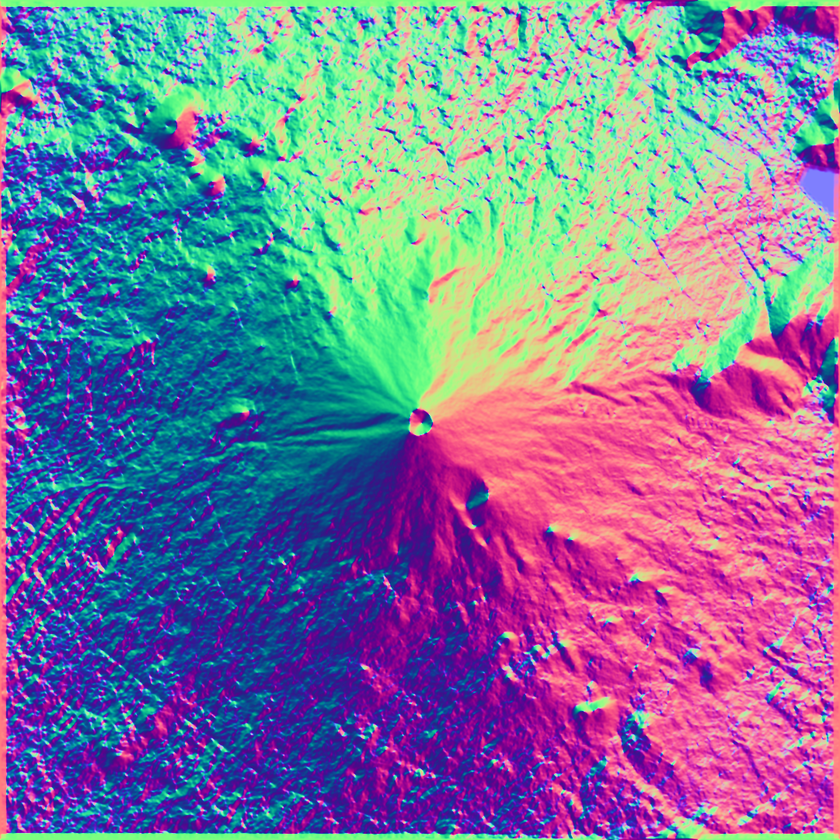
#> input picture normalmap.png, 840 x 840 px, shrunk from 1081 x 1081 before the run
$ python height2normal.py normalmap.png   (older library calls are emulated)
#> lines starting #> are read from the running program, lines starting #| are printed output that depends on the picture
#!/usr/bin/env python3
# -*- coding: utf-8 -*-

from argparse import ArgumentParser
from argparse import RawTextHelpFormatter
import textwrap
from PIL import Image
import numpy as np
from numpy.lib.stride_tricks import as_strided

if __name__ == '__main__':
    parser = ArgumentParser(description= 'convert height-map to normal-map.',
                            formatter_class=RawTextHelpFormatter)
    parser.add_argument('infile', type = str, metavar='FILE',
                        help=textwrap.dedent('''\
                            input file name of height-map PNG image.
                            input image should be grayscale.
                            given rgb image will be converted as grayscale'''))
    parser.add_argument('-n', '--normal', type = str, default = 'normalmap.png',
                        metavar='FILE', dest='normalfile',
                        help=textwrap.dedent("""\
                            output file name of normal-map PNG image.
                            file name extension must be '.png'."""))
    parser.add_argument('-z', '--zangle', type = str, default = 'zanglemap.png',
                        metavar='FILE', dest='zanglemap',
                        help=textwrap.dedent("""\
                            output file name of z-angle-map PNG image.
                            file name extension must be '.png'."""))
    parser.add_argument('-t', '--tapnum', type = int, default = 15,
                        dest='tapnum',
                        help=textwrap.dedent('''\
                            tap num of interpolation filter.
                            it must be 3 or more odd int num.'''))
    parser.add_argument('-r', '--vhratio', type = float, default = 20.,
                        dest='vhratio',
                        help=textwrap.dedent('''\
                            Vertical/Horizontal ratio.
                            it must be positive real num.'''))
    parser.add_argument('-d', '--difference', type = float, default = 1e-10,
                        dest='diff',
                        help=textwrap.dedent('''\
                            difference value of differential.
                            it must be 0.1 or less small positive real num.'''))
    parser.add_argument('-g', '--gamma', type = float, default = 0.1,
                        dest='gamma',
                        help=textwrap.dedent('''\
                            gamma value for z-angle image.
                            it must be positive real num.'''))
    parser.add_argument('-e', '--expand', type = int, default = 0,
                        dest='expand',
                        help=textwrap.dedent('''\
                            Image expand method.
                            0: use opposit side image as tile
                            1: use edge pixel repetition'''))
    parser.add_argument('-b', '--blur', type = int, default = 7,
                        dest='blur',
                        help=textwrap.dedent('''\
                            use blur or not.
                            0: not use
                            3 or more odd int num: use blur
                            when blur is used, num is size of kernel matrix'''))
    parser.add_argument('-s', '--sigma', type = float, default = 1.,
                        dest='sigma',
                        help=textwrap.dedent('''\
                            sigma value for Gaussian Blur.
                            it must be positive real num'''))
    args = parser.parse_args()
    inputfile = args.infile
    outputfile1 = args.normalfile
    outputfile2 = args.zanglemap

    # check parameters
    TAP = args.tapnum
    TAP2 = TAP//2
    if TAP >= 3 and TAP%2 == 1:
        print("interpolation filter TAP: {}".format(TAP))
    else:
        print("invalid TAP num is {}".format(TAP))
        print("--tapnum must be 3 or more odd int num")
        exit()

    KSIZE = args.blur
    SIGMA = args.sigma
    if KSIZE == 0:
        print("blur filter is not applied")
    elif KSIZE >= 3 and KSIZE%2 == 1:
        print("kernel matrix size for blur: {}x{}".format(KSIZE, KSIZE))
        if SIGMA > 0.:
            print("sigma value of Gaussian Blur: {}".format(SIGMA))
        else:
            print("invalid sigma value of Gaussian Blur: {}".format(SIGMA))
            print("--sigma value must be positive real num")
            exit()
    else:
        print("invalid blur kernel matrix num: {}".format(KSIZE))
        print("--blur must be 3 or more odd int num if it's requierd")
        print("or not requierd, it must be 0 int num")
        exit()

    D = args.diff
    if D > 0. and D <= 0.1:
        print("difference num: {}".format(D))
    else:
        print("invalid num of Difference num {}".format(D))
        print("--diff must be 0.1 or less small positive real num")
        exit()
    LT128 = 2.**7.-D
    LT65536 = 2.**16.-D

    GAMMA = args.gamma
    if GAMMA > 0.:
        print("gamma value for z-angle image: {}".format(GAMMA))
    else:
        print("invalid num of gamma value {}".format(GAMMA))
        print("--gamma must be positive real num")
        exit()

    EMETHOD = args.expand
    if EMETHOD != 1 and EMETHOD !=0:
        print("invalid num of Image expand method:{}".format(EMETHOD))
        print("--expand must be 0 or 1 int num")
        exit()

    VHRATIO = args.vhratio
    if VHRATIO > 0.:
        print("Vertical/Horizontal Ratio:", VHRATIO)
    else:
        print("invalid num of V/H Ratio {}".format(VHRATIO))
        print("--vhratio must be positive real num")
        exit()

    # then load image and check it
    image = Image.open(inputfile)
#> image is the input picture: PIL image 840x840 RGB; mean R, G, B 125.8, 119.9, 156
    if image.format != 'PNG':
        print("input image must be PNG")
        exit()
    print("input image format is", image.format)
#| input image format is PNG

    if image.mode == 'I':
        print("input image mode is 16bit grayscale")
        height = np.array(image, np.float)
    elif image.mode == 'L':
        print("input image mode is 8bit grayscale")
        height = np.array(image, np.float)*2.**8.
    elif image.mode == '1':
        print("input image mode is 1bit black/white")
        height = np.array(image, np.float)*2.**16.
    elif image.mode == 'RGB' or image.mode == 'RGBA':
        # convert rgb image to grayscale using ITU-R Rec BT.601
        tmp = np.array(image, np.float)
        R = 0.299
        G = 0.587
        B = 0.114
        height = (tmp[:, :, 0]*R+tmp[:, :, 1]*G+tmp[:, :, 2]*B)*2.**8.
        print("input image mode is 24bit color")
        print("convert to grayscale")
    else:
        print("not supported image mode type:{}".format(image.mode))
        exit()
    print("input image size: {}".format(image.size))
#| input image size: (840, 840)
    print("input image value range: {}".format(image.getextrema()))
#| input image value range: ((0, 255), (0, 255), (121, 255))

    if image.mode != 'I':
        print("expand to 16 bit depth")

    height = height/VHRATIO

    # Expand image for TAPs
    EXP = TAP2+KSIZE//2
    if EMETHOD == 1:
        print("enlarge image with edge pixel repetition.")
        # for x axis
        exp1 = np.tile(height[:, [0]], (1, EXP))
        exp2 = np.tile(height[:, [-1]], (1, EXP))
        height = np.concatenate([exp1, height, exp2], 1)

        # for y axis
        exp1 = np.tile(height[[0], :], (EXP, 1))
        exp2 = np.tile(height[[-1], :], (EXP, 1))
        height = np.concatenate([exp1, height, exp2], 0)
    else:
        print("enlarge image with opposit side image as tile.")
        # for x axis
        exp1 = height[:, -1-EXP:-1]
        exp2 = height[:, 0:EXP]
        height = np.concatenate([exp1, height, exp2], 1)
#> height: shape (840, 860) float64

        # for y axis
        exp1 = height[-1-EXP:-1, :]
        exp2 = height[0:EXP, :]
        height = np.concatenate([exp1, height, exp2], 0)
#> height: shape (860, 860) float64

    # applay Gaussian Blur filter if it's requierd
    if KSIZE != 0:
        # make Gaussian Blur kernel matrix
        vec = np.linspace(-float(KSIZE//2), float(KSIZE//2), KSIZE)
        xx, yy = np.meshgrid(vec, vec)
        kernel = np.exp(-0.5*(xx**2.+yy**2.)/SIGMA**2.)
        kernel /= np.sum(kernel)

        # convolve each pixels with Gaussian Blur kernel matrix
        new_shape = tuple(np.subtract(height.shape, kernel.shape)+1)
#> new_shape = (854, 854)
        view = as_strided(height, kernel.shape+new_shape, height.strides*2)
        height = np.einsum('ij,ijkl->kl', kernel, view)
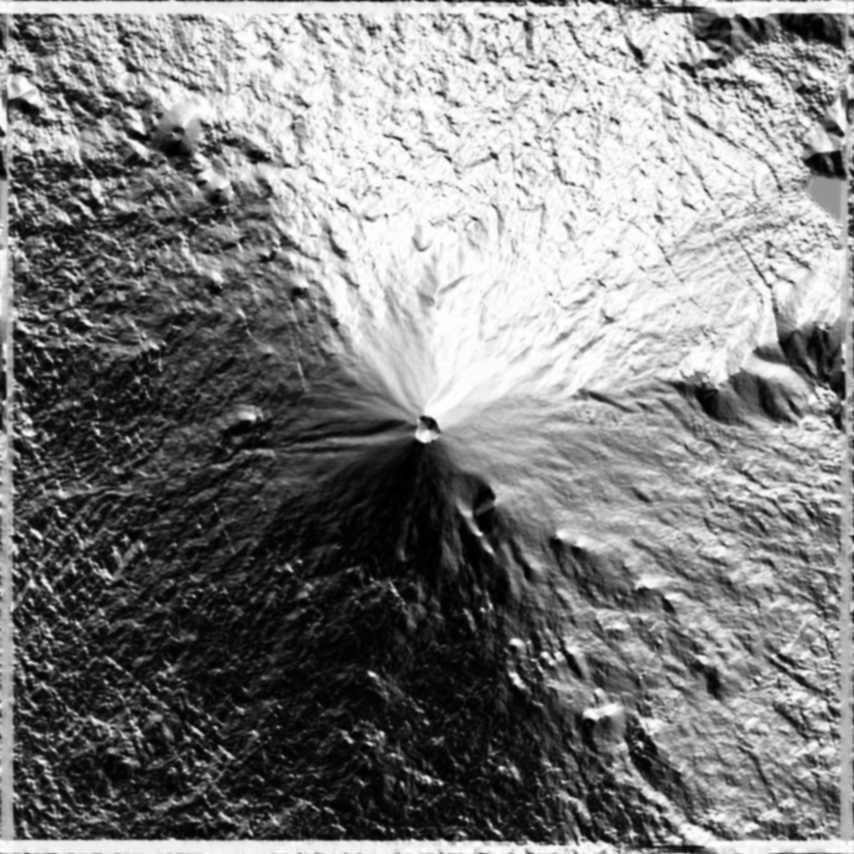
#> height: shape (854, 854) float64; min 547.3, max 2713.3, mean 1625.2; drawn with min black and max white

    # make filter vector for interpolation as truncated sinc
    Vl = np.linspace(float(-TAP2), float(TAP2), TAP2*2+1)
    Vsn = np.sinc(Vl-D) # for negative nearest neighbor point
    Vsp = np.sinc(Vl+D) # for positive nearest neighbor point

    # make initialization vector for xyz vector arary elements
    rsz = np.zeros((height.shape[0]-TAP2*2, height.shape[1]-TAP2*2))
    rsd = np.full((height.shape[0]-TAP2*2, height.shape[1]-TAP2*2), D*2)

    # Differentiate the heightmap and make xyz vector array
    #  for y-axis
    rsp_y = rsz.T.copy()
    rsn_y = rsz.T.copy()
    for x in range(height.shape[1]-TAP2*2):
        rsp_y[x] = np.convolve(height.T[x+TAP2], Vsp, mode='valid')
        rsn_y[x] = np.convolve(height.T[x+TAP2], Vsn, mode='valid')
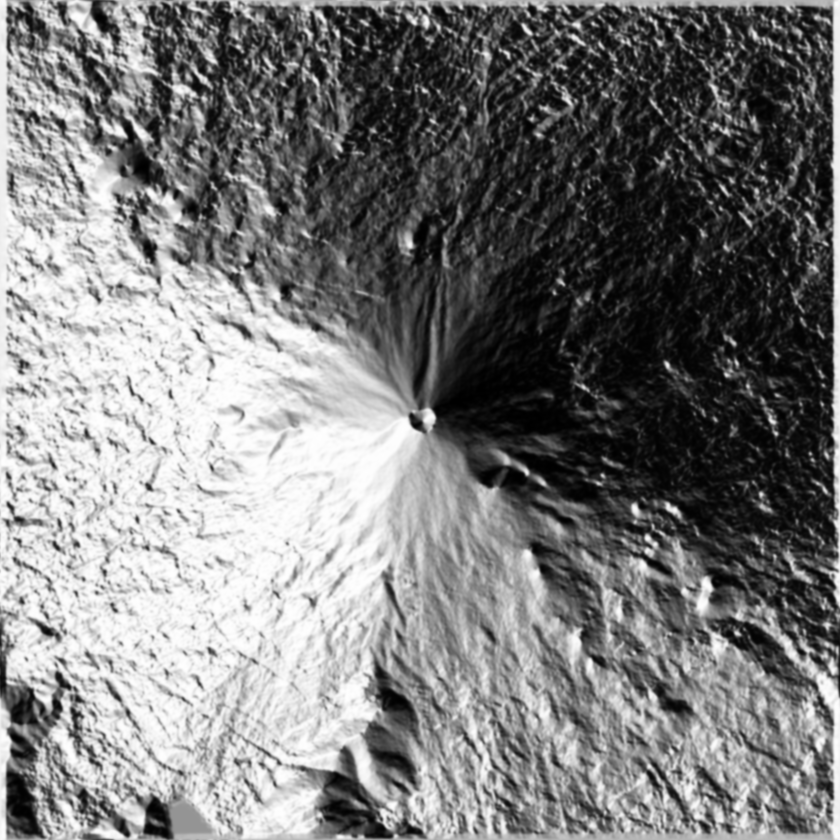
#> rsn_y: shape (840, 840) float64; min 547.3, max 2713.3, mean 1610.4; drawn with min black and max white
    xyz_dy = np.stack([rsz, rsd, rsn_y.T-rsp_y.T], axis=-1)

    #  for x-axis
    rsp_x = rsz.copy()
    rsn_x = rsz.copy()
    for y in range(height.shape[0]-TAP2*2):
        rsp_x[y] = np.convolve(height[y+TAP2], Vsp, mode='valid')
        rsn_x[y] = np.convolve(height[y+TAP2], Vsn, mode='valid')
    xyz_dx = np.stack([rsd, rsz, rsp_x-rsn_x], axis=-1)

    # make normal-map image and z-angle-map image
    cross = np.cross(xyz_dx, xyz_dy)
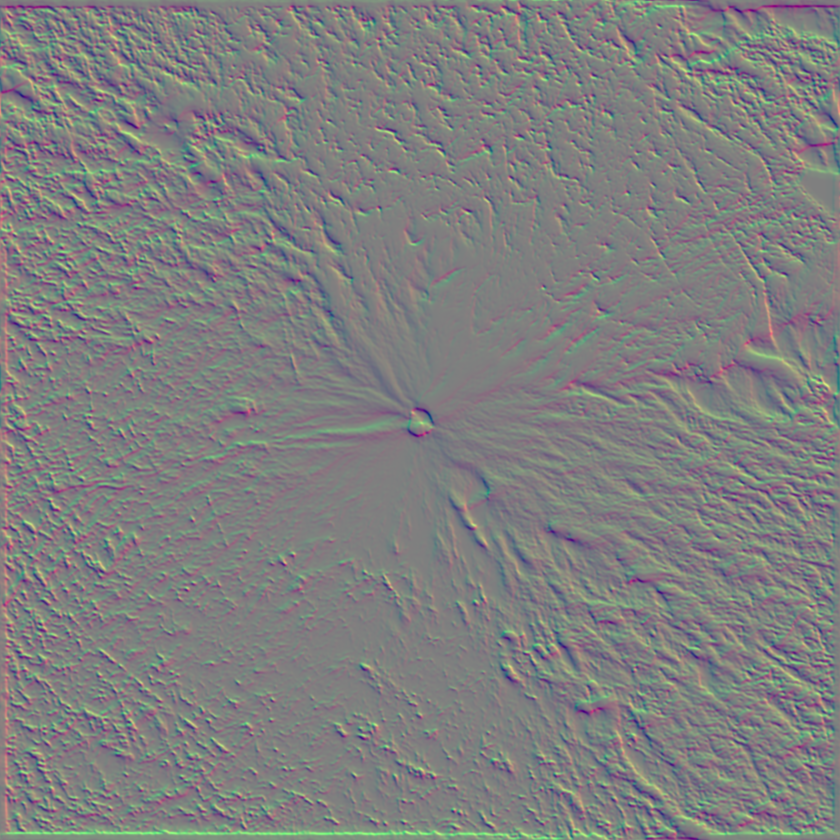
#> cross: shape (840, 840, 3) float64; mean of channels 0, 1, 2 -1.86e-21, 3.78e-21, 4e-20; drawn with min black and max white
    norm = np.linalg.norm(cross, axis=-1)
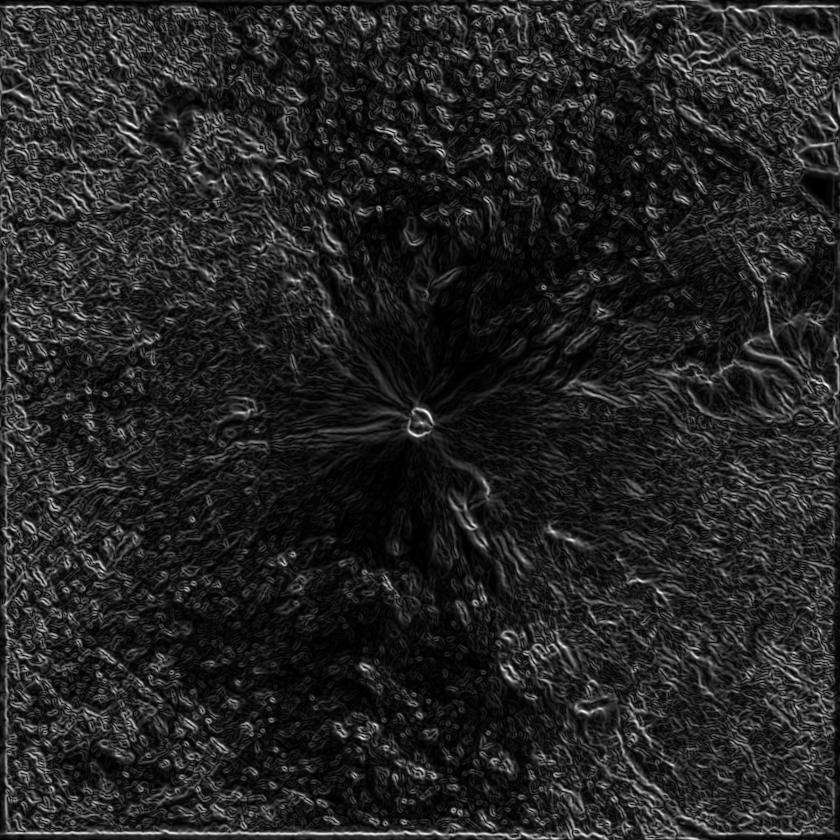
#> norm: shape (840, 840) float64; min 4e-20, max 3.79e-17, mean 5.48e-18; drawn with min black and max white
    normal = cross/np.stack([norm, norm, norm], axis=-1)
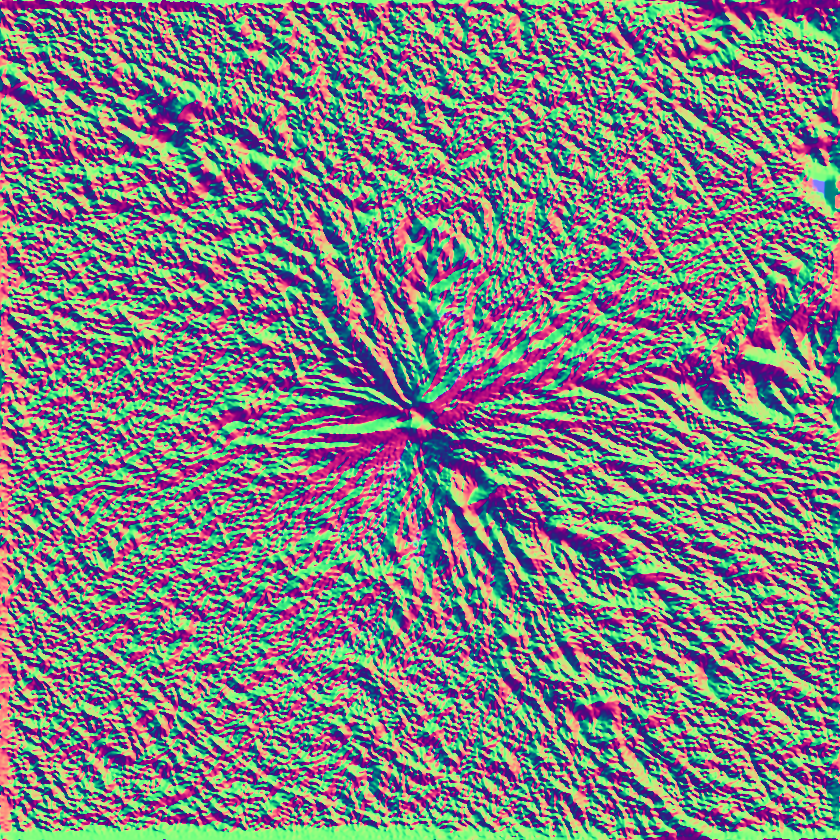
#> normal: shape (840, 840, 3) float64; mean of channels 0, 1, 2 -0.00793, -0.00687, 0.02; drawn with min black and max white
    normalmap = normal*LT128+127.
    zanglemap = (1.-np.abs(normal[:, :, 2]))**(1./GAMMA)*LT65536
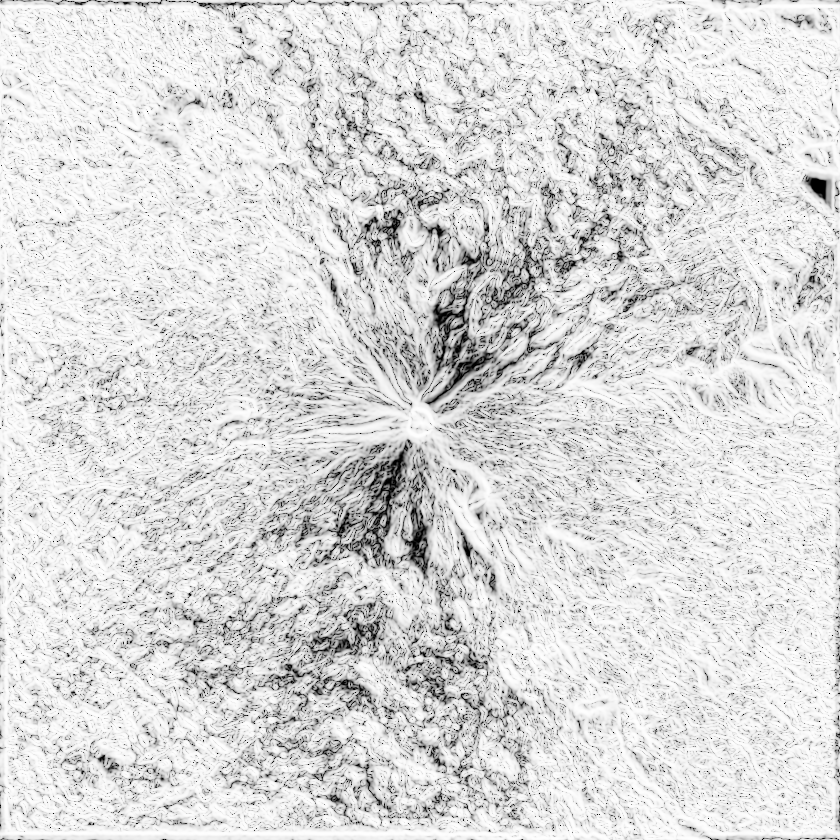
#> zanglemap: shape (840, 840) float64; min 0, max 64848.3, mean 55658.2; drawn with min black and max white

    # save normal-map image
    Image.fromarray(normalmap.astype(np.uint8)).save(outputfile1)
    print("output normal map file name is", outputfile1)

    # save z-angle-map image
    Image.fromarray(zanglemap.astype(np.uint16)).save(outputfile2)
    print("output z-angle map file name is", outputfile2)

    print("Done!")
